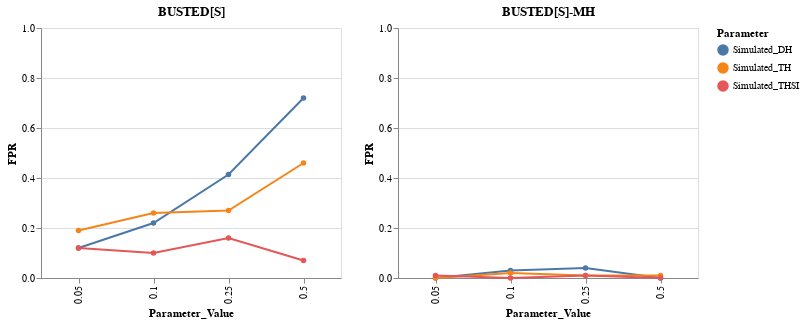

Notebook source saved alongside this figure:
### Markdown cell above
## Visualize

### Code cell
chart1 = alt.Chart(df_plot_w1[df_plot_w1["Method"] == "BUSTEDS-MH"]).mark_line(
    point=alt.OverlayMarkDef()
).encode(
    x='Parameter_Value',
    y= alt.Y('FPR:Q',
        scale=alt.Scale(domain=(0, 1))
    ),
    color="Parameter"
).properties(
    width=300,
    height=250,
    title="BUSTED[S]-MH"
)

# BUSTEDS

BS_chart1 = alt.Chart(df_plot_w1[df_plot_w1["Method"] == "BUSTEDS"]).mark_line(
    point=alt.OverlayMarkDef()
).encode(
    x='Parameter_Value',
    y= alt.Y('FPR:Q',
        scale=alt.Scale(domain=(0, 1))
    ),
    color="Parameter"
).properties(
    width=300,
    height=250,
    title="BUSTED[S]"
)

#alt.vconcat(BS_chart1, BS_chart2, BS_chart3) | alt.vconcat(chart1, chart2, chart3)

BS_chart1 | chart1

### Figure 1 — Vega-Lite specification as saved in the notebook (floating-point values rounded to 4 significant figures)
{"config": {"view": {"continuousWidth": 400, "continuousHeight": 300}}, "hconcat": [{"data": {"name": "data-001406a8a6c4552ec16c902b399c75a4"}, "mark": {"type": "line", "point": {}}, "encoding": {"color": {"field": "Parameter", "type": "nominal"}, "x": {"field": "Parameter_Value", "type": "nominal"}, "y": {"field": "FPR", "scale": {"domain": [0, 1]}, "type": "quantitative"}}, "height": 250, "title": "BUSTED[S]", "width": 300}, {"data": {"name": "data-7cb0a4545b6d129eed708ae441596f7a"}, "mark": {"type": "line", "point": {}}, "encoding": {"color": {"field": "Parameter", "type": "nominal"}, "x": {"field": "Parameter_Value", "type": "nominal"}, "y": {"field": "FPR", "scale": {"domain": [0, 1]}, "type": "quantitative"}}, "height": 250, "title": "BUSTED[S]-MH", "width": 300}], "$schema": "https://vega.github.io/schema/vega-lite/v4.17.0.json", "datasets": {"data-001406a8a6c4552ec16c902b399c75a4": [{"FPR": 0.12, "Simulated_DH": "0.05", "Method": "BUSTEDS", "Parameter": "Simulated_DH", "Parameter_Value": "0.05", "Num.Items.In.Bin": "100", "Simulated_TH": null, "Simulated_THSI": null}, {"FPR": 0.414, "Simulated_DH": "0.25", "Method": "BUSTEDS", "Parameter": "Simulated_DH", "Parameter_Value": "0.25", "Num.Items.In.Bin": "99", "Simulated_TH": null, "Simulated_THSI": null}, {"FPR": 0.22, "Simulated_DH": "0.1", "Method": "BUSTEDS", "Parameter": "Simulated_DH", "Parameter_Value": "0.1", "Num.Items.In.Bin": "100", "Simulated_TH": null, "Simulated_THSI": null}, {"FPR": 0.72, "Simulated_DH": "0.5", "Method": "BUSTEDS", "Parameter": "Simulated_DH", "Parameter_Value": "0.5", "Num.Items.In.Bin": "100", "Simulated_TH": null, "Simulated_THSI": null}, {"FPR": 0.19, "Simulated_DH": null, "Method": "BUSTEDS", "Parameter": "Simulated_TH", "Parameter_Value": "0.05", "Num.Items.In.Bin": "100", "Simulated_TH": "0.05", "Simulated_THSI": null}, {"FPR": 0.27, "Simulated_DH": null, "Method": "BUSTEDS", "Parameter": "Simulated_TH", "Parameter_Value": "0.25", "Num.Items.In.Bin": "100", "Simulated_TH": "0.25", "Simulated_THSI": null}, {"FPR": 0.26, "Simulated_DH": null, "Method": "BUSTEDS", "Parameter": "Simulated_TH", "Parameter_Value": "0.1", "Num.Items.In.Bin": "100", "Simulated_TH": "0.1", "Simulated_THSI": null}, {"FPR": 0.46, "Simulated_DH": null, "Method": "BUSTEDS", "Parameter": "Simulated_TH", "Parameter_Value": "0.5", "Num.Items.In.Bin": "100", "Simulated_TH": "0.5", "Simulated_THSI": null}, {"FPR": 0.12, "Simulated_DH": null, "Method": "BUSTEDS", "Parameter": "Simulated_THSI", "Parameter_Value": "0.05", "Num.Items.In.Bin": "100", "Simulated_TH": null, "Simulated_THSI": "0.05"}, {"FPR": 0.16, "Simulated_DH": null, "Method": "BUSTEDS", "Parameter": "Simulated_THSI", "Parameter_Value": "0.25", "Num.Items.In.Bin": "100", "Simulated_TH": null, "Simulated_THSI": "0.25"}, {"FPR": 0.1, "Simulated_DH": null, "Method": "BUSTEDS", "Parameter": "Simulated_THSI", "Parameter_Value": "0.1", "Num.Items.In.Bin": "100", "Simulated_TH": null, "Simulated_THSI": "0.1"}, {"FPR": 0.07, "Simulated_DH": null, "Method": "BUSTEDS", "Parameter": "Simulated_THSI", "Parameter_Value": "0.5", "Num.Items.In.Bin": "100", "Simulated_TH": null, "Simulated_THSI": "0.5"}], "data-7cb0a4545b6d129eed708ae441596f7a": [{"FPR": 0.0, "Simulated_DH": "0.05", "Method": "BUSTEDS-MH", "Parameter": "Simulated_DH", "Parameter_Value": "0.05", "Num.Items.In.Bin": "100", "Simulated_TH": null, "Simulated_THSI": null}, {"FPR": 0.04, "Simulated_DH": "0.25", "Method": "BUSTEDS-MH", "Parameter": "Simulated_DH", "Parameter_Value": "0.25", "Num.Items.In.Bin": "100", "Simulated_TH": null, "Simulated_THSI": null}, {"FPR": 0.03, "Simulated_DH": "0.1", "Method": "BUSTEDS-MH", "Parameter": "Simulated_DH", "Parameter_Value": "0.1", "Num.Items.In.Bin": "100", "Simulated_TH": null, "Simulated_THSI": null}, {"FPR": 0.0, "Simulated_DH": "0.5", "Method": "BUSTEDS-MH", "Parameter": "Simulated_DH", "Parameter_Value": "0.5", "Num.Items.In.Bin": "100", "Simulated_TH": null, "Simulated_THSI": null}, {"FPR": 0.0, "Simulated_DH": null, "Method": "BUSTEDS-MH", "Parameter": "Simulated_TH", "Parameter_Value": "0.05", "Num.Items.In.Bin": "100", "Simulated_TH": "0.05", "Simulated_THSI": null}, {"FPR": 0.01, "Simulated_DH": null, "Method": "BUSTEDS-MH", "Parameter": "Simulated_TH", "Parameter_Value": "0.25", "Num.Items.In.Bin": "99", "Simulated_TH": "0.25", "Simulated_THSI": null}, {"FPR": 0.02, "Simulated_DH": null, "Method": "BUSTEDS-MH", "Parameter": "Simulated_TH", "Parameter_Value": "0.1", "Num.Items.In.Bin": "100", "Simulated_TH": "0.1", "Simulated_THSI": null}, {"FPR": 0.01, "Simulated_DH": null, "Method": "BUSTEDS-MH", "Parameter": "Simulated_TH", "Parameter_Value": "0.5", "Num.Items.In.Bin": "100", "Simulated_TH": "0.5", "Simulated_THSI": null}, {"FPR": 0.01, "Simulated_DH": null, "Method": "BUSTEDS-MH", "Parameter": "Simulated_THSI", "Parameter_Value": "0.05", "Num.Items.In.Bin": "100", "Simulated_TH": null, "Simulated_THSI": "0.05"}, {"FPR": 0.01, "Simulated_DH": null, "Method": "BUSTEDS-MH", "Parameter": "Simulated_THSI", "Parameter_Value": "0.25", "Num.Items.In.Bin": "100", "Simulated_TH": null, "Simulated_THSI": "0.25"}, {"FPR": 0.0, "Simulated_DH": null, "Method": "BUSTEDS-MH", "Parameter": "Simulated_THSI", "Parameter_Value": "0.1", "Num.Items.In.Bin": "100", "Simulated_TH": null, "Simulated_THSI": "0.1"}, {"FPR": 0.0, "Simulated_DH": null, "Method": "BUSTEDS-MH", "Parameter": "Simulated_THSI", "Parameter_Value": "0.5", "Num.Items.In.Bin": "100", "Simulated_TH": null, "Simulated_THSI": "0.5"}]}}
